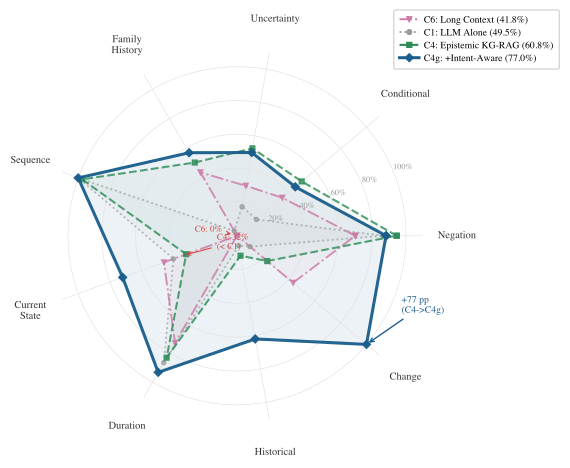

Reproduce this figure in Python.
"""Figure 2: ClinicalBench Radar Chart — per-category accuracy for C6, C1, C4, C4g (Claude Opus 4.6)."""

import matplotlib.pyplot as plt
import numpy as np
from matplotlib.lines import Line2D

plt.rcParams.update({
    'font.family': 'serif',
    'font.serif': ['Times', 'Times New Roman', 'DejaVu Serif'],
    'font.size': 9,
    'pdf.fonttype': 42,
    'ps.fonttype': 42,
})

# All 9 categories: Task A (assertion) then Task B (temporal)
categories = [
    'Negation', 'Conditional', 'Uncertainty', 'Family\nHistory',
    'Sequence', 'Current\nState', 'Duration', 'Historical', 'Change'
]
N = len(categories)

# Opus 4.6 data (400 questions, keyword evaluator, re-scored)
c6_vals  = [ 70.0, 35.0, 30.0, 43.3,  0.0, 46.0, 73.3,  0.0, 43.3]
c1_vals  = [ 86.4, 15.0, 17.5,  3.3, 100.0, 40.0, 86.7,  6.0, 10.0]
c4_vals  = [ 94.5, 50.0, 52.5, 50.0, 97.5, 32.0, 83.3, 12.0, 23.3]
c4g_vals = [ 88.2, 45.0, 50.0, 56.7, 100.0, 72.0, 93.3, 62.0, 100.0]

# Compute angles
angles = np.linspace(0, 2 * np.pi, N, endpoint=False).tolist()
angles += angles[:1]
c6_vals += c6_vals[:1]
c1_vals += c1_vals[:1]
c4_vals += c4_vals[:1]
c4g_vals += c4g_vals[:1]

fig, ax = plt.subplots(figsize=(5.5, 5.0), subplot_kw=dict(polar=True))
fig.patch.set_facecolor('white')

# Style the grid
ax.set_facecolor('white')
ax.spines['polar'].set_visible(False)
ax.set_ylim(0, 110)
ax.set_yticks([20, 40, 60, 80, 100])
ax.set_yticklabels(['20%', '40%', '60%', '80%', '100%'], fontsize=6,
                    color='#999999')
ax.yaxis.grid(True, color='#E2E2E2', linewidth=0.5)
ax.xaxis.grid(True, color='#E2E2E2', linewidth=0.5)

# Category labels
ax.set_xticks(angles[:-1])
ax.set_xticklabels(categories, fontsize=7.5, fontweight='medium', color='#333333')
ax.tick_params(axis='x', pad=14)

# Plot C6 — orange dash-dot (long context bookend)
ax.plot(angles, c6_vals, color='#CC79A7', linewidth=1.4,
        linestyle='dashdot', marker='v', markersize=3.5, alpha=0.8, zorder=2)
ax.fill(angles, c6_vals, color='#CC79A7', alpha=0.05, zorder=1)

# Plot C1 — gray dotted baseline
ax.plot(angles, c1_vals, color='#999999', linewidth=1.3,
        linestyle='dotted', marker='o', markersize=3, alpha=0.7, zorder=3)
ax.fill(angles, c1_vals, color='#999999', alpha=0.04, zorder=1)

# Plot C4 — green dashed (uniform KG-RAG)
ax.plot(angles, c4_vals, color='#2E8B57', linewidth=1.5,
        linestyle='dashed', marker='s', markersize=3.5, alpha=0.8, zorder=4)
ax.fill(angles, c4_vals, color='#2E8B57', alpha=0.05, zorder=1)

# Plot C4g — dark blue solid (intent-aware, best condition)
ax.plot(angles, c4g_vals, color='#1B5E8C', linewidth=2.2,
        linestyle='solid', marker='D', markersize=4, alpha=0.95, zorder=5)
ax.fill(angles, c4g_vals, color='#1B5E8C', alpha=0.08, zorder=1)

# Annotate C4 weakness on current state
cur_angle = angles[5]
ax.annotate(
    'C4: 32%\n(< C1)',
    xy=(cur_angle, 34),
    xytext=(cur_angle + 0.30, 15),
    fontsize=6.5, fontweight='bold', color='#D64545',
    arrowprops=dict(arrowstyle='->', color='#D64545', lw=0.8),
    ha='left', va='bottom', zorder=10,
)

# Annotate C4g on change (100%)
change_angle = angles[8]
ax.annotate(
    '+77 pp\n(C4->C4g)',
    xy=(change_angle, c4g_vals[8]),
    xytext=(change_angle + 0.25, c4g_vals[8] + 8),
    fontsize=7, fontweight='bold', color='#1B5E8C',
    arrowprops=dict(arrowstyle='->', color='#1B5E8C', lw=1.0),
    ha='left', va='bottom', zorder=10,
)

# Annotate C6 collapse on sequence
seq_angle = angles[4]
ax.annotate(
    'C6: 0%',
    xy=(seq_angle, 2),
    xytext=(seq_angle + 0.30, 25),
    fontsize=6.5, fontweight='bold', color='#D64545',
    arrowprops=dict(arrowstyle='->', color='#D64545', lw=0.8),
    ha='left', va='bottom', zorder=10,
)

# Legend
legend_elements = [
    Line2D([0], [0], color='#CC79A7', linestyle='dashdot', linewidth=1.4,
           marker='v', markersize=3.5, label='C6: Long Context (41.8%)'),
    Line2D([0], [0], color='#999999', linestyle='dotted', linewidth=1.3,
           marker='o', markersize=3.5, label='C1: LLM Alone (49.5%)'),
    Line2D([0], [0], color='#2E8B57', linestyle='dashed', linewidth=1.5,
           marker='s', markersize=3.5, label='C4: Epistemic KG-RAG (60.8%)'),
    Line2D([0], [0], color='#1B5E8C', linestyle='solid', linewidth=2.2,
           marker='D', markersize=4, label='C4g: +Intent-Aware (77.0%)'),
]
ax.legend(handles=legend_elements, loc='upper right',
          bbox_to_anchor=(1.38, 1.12), fontsize=7, frameon=True,
          fancybox=True, shadow=False, edgecolor='#CCCCCC',
          borderpad=0.6, handletextpad=0.5, labelspacing=0.4)

plt.tight_layout(pad=1.5)
plt.savefig('/Users/alexstinard/projects/brainstorm/jan-14-2026/paper/figures/fig2_radar.pdf',
            bbox_inches='tight', dpi=300, facecolor='white')
plt.close()
print("fig2_radar.pdf generated successfully")
